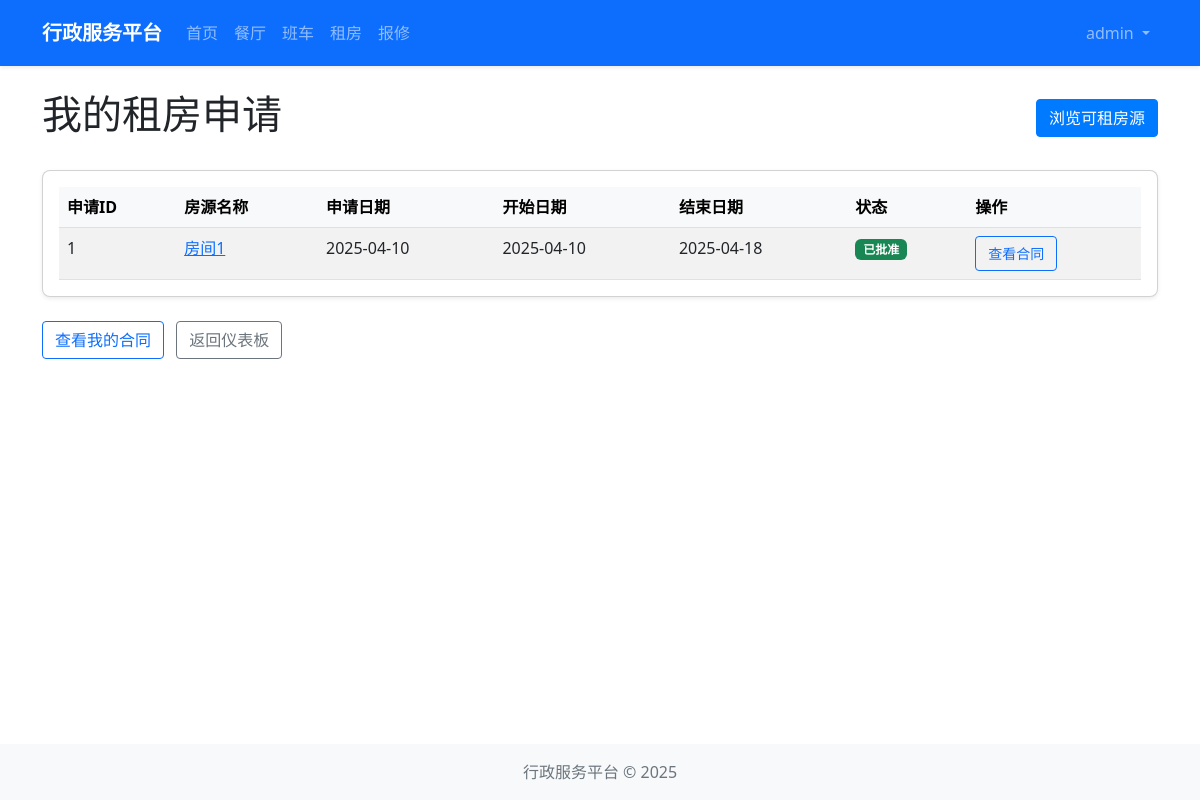
/housing/my-applications (signed in), run on the app's committed database.
### models/user.py (models this page shows, shortened)
class User(UserMixin, db.Model):
    __tablename__ = 'users'
    id = db.Column(db.Integer, primary_key=True)
    username = db.Column(db.String(64), unique=True, nullable=False)
    email = db.Column(db.String(120), unique=True, nullable=False)
    password_hash = db.Column(db.String(128))
    role = db.Column(db.String(20), default='user')  # 'admin' or 'user'
    created_at = db.Column(db.DateTime, default=datetime.utcnow)
    def is_admin(self):
        return self.role == 'admin'

### models/housing.py (models this page shows, shortened)
class HousingApplication(db.Model):
    __tablename__ = 'housing_applications'
    id = db.Column(db.Integer, primary_key=True)
    user_id = db.Column(db.Integer, db.ForeignKey('users.id'), nullable=False)
    housing_id = db.Column(db.Integer, db.ForeignKey('housing.id'), nullable=False)
    start_date = db.Column(db.Date, nullable=False)
    end_date = db.Column(db.Date)
    occupants = db.Column(db.Integer, default=1)
    purpose = db.Column(db.Text)
    status = db.Column(db.String(20), default='pending')  # pending, approved, rejected, canceled
    notes = db.Column(db.Text)
    created_at = db.Column(db.DateTime, default=datetime.utcnow)
    housing = db.relationship('Housing', backref=db.backref('applications', lazy=True))
    user = db.relationship('User', backref=db.backref('housing_applications', lazy=True))

class Housing(db.Model):
    __tablename__ = 'housing'
    id = db.Column(db.Integer, primary_key=True)
    name = db.Column(db.String(100), nullable=False)
    address = db.Column(db.String(200), nullable=False)
    type = db.Column(db.String(50))  # apartment, dormitory, house, etc.
    area = db.Column(db.Float)  # 面积，单位平方米
    floor = db.Column(db.Integer)
    rooms = db.Column(db.Integer)  # 房间数
    price = db.Column(db.Float, nullable=False)
    deposit = db.Column(db.Float)
    is_furnished = db.Column(db.Boolean, default=False)
    facilities = db.Column(db.Text)  # 设施，以逗号分隔
    description = db.Column(db.Text)
    status = db.Column(db.String(20), default='available')  # available, occupied, maintenance
    created_at = db.Column(db.DateTime, default=datetime.utcnow)
    photos = db.relationship('HousingPhoto', backref='housing', lazy=True, cascade='all, delete-orphan')

### routes/housing.py (the view)
@housing_bp.route('/my-applications')
@login_required
def my_applications():
    applications = HousingApplication.query.filter_by(user_id=current_user.id).order_by(HousingApplication.created_at.desc()).all()
    form = FlaskForm()
    return render_template('housing/my_applications.html', applications=applications, form=form)

### extensions.py (called while the page is built)
def init_extensions(app):
    db.init_app(app)
    login_manager.init_app(app)
    csrf.init_app(app)
    login_manager.login_view = 'auth.login'
    from models.user import User
    @login_manager.user_loader
    def load_user(user_id):
        return User.query.get(int(user_id))

### templates/housing/my_applications.html (shortened to what this page needs)
{% extends "layout.html" %}
{% block content %}
<div class="row">
    <div class="col-12">
        <div class="d-flex justify-content-between align-items-center mb-4">
            <h1>我的租房申请</h1>
            <a href="{{ url_for('housing.index') }}" class="btn btn-primary">浏览可租房源</a>
        </div>
        {% if applications %}
            <div class="card">
                <div class="card-body">
                    <div class="table-responsive">
                        <table class="table table-striped table-hover">
                            <thead class="table-light">
                                <tr>
                                    <th>申请ID</th>
                                    <th>房源名称</th>
                                    <th>申请日期</th>
                                    <th>开始日期</th>
                                    <th>结束日期</th>
                                    <th>状态</th>
                                    <th>操作</th>
                                </tr>
                            </thead>
                            <tbody>
                                {% for application in applications %}
                                    <tr>
                                        <td>{{ application.id }}</td>
                                        <td>
                                            <a href="{{ url_for('housing.detail', id=application.housing.id) }}">{{ application.housing.name }}</a>
                                        </td>
                                        <td>{{ application.created_at.strftime('%Y-%m-%d') }}</td>
                                        <td>{{ application.start_date.strftime('%Y-%m-%d') }}</td>
                                        <td>{{ application.end_date.strftime('%Y-%m-%d') if application.end_date else '无限期' }}</td>
                                        <td>
                                            {% if application.status == 'pending' %}
                                                <span class="badge bg-warning">待处理</span>
                                            {% elif application.status == 'approved' %}
                                                <span class="badge bg-success">已批准</span>
                                            {% elif application.status == 'rejected' %}
                                                <span class="badge bg-danger">已拒绝</span>
                                            {% elif application.status == 'canceled' %}
                                                <span class="badge bg-secondary">已取消</span>
                                            {% endif %}
                                        </td>
                                        <td>
                                            {% if application.status == 'pending' %}
                                                <form method="post" action="{{ url_for('housing.cancel_application', id=application.id) }}" class="d-inline" onsubmit="return confirm('确定要取消申请吗？');">
                                                    {{ form.csrf_token }}
                                                    <button type="submit" class="btn btn-sm btn-outline-danger">取消申请</button>
                                                </form>
                                            {% elif application.status == 'approved' %}
                                                <a href="{{ url_for('housing.my_contracts') }}" class="btn btn-sm btn-outline-primary">查看合同</a>
                                            {% endif %}
                                        </td>
                                    </tr>
                                {% endfor %}
                            </tbody>
                        </table>
                    </div>
                </div>
            </div>
        {% else %}
            <div class="alert alert-info">
                <p class="mb-0">您还没有提交过租房申请。</p>
                <p class="mb-0">请浏览可租房源并提交申请。</p>
            </div>
        {% endif %}
        <div class="mt-4">
            <a href="{{ url_for('housing.my_contracts') }}" class="btn btn-outline-primary">查看我的合同</a>
            <a href="{{ url_for('main.dashboard') }}" class="btn btn-outline-secondary ms-2">返回仪表板</a>
        </div>
    </div>
</div>
{% endblock %}

### templates/layout.html (shortened to what this page needs)
<!DOCTYPE html>
<html lang="zh-CN">
<head>
    <link href="https://cdn.jsdelivr.net/npm/bootstrap@5.2.3/dist/css/bootstrap.min.css" rel="stylesheet">
    <link rel="stylesheet" href="{{ url_for('static', filename='css/style.css') }}">
</head>
<body>
    <nav class="navbar navbar-expand-lg navbar-dark bg-primary">
        <div class="container">
            <a class="navbar-brand" href="{{ url_for('main.index') }}">行政服务平台</a>
            <div class="collapse navbar-collapse" id="navbarSupportedContent">
                <ul class="navbar-nav me-auto mb-2 mb-lg-0">
                    <li class="nav-item">
                        <a class="nav-link" href="{{ url_for('main.index') }}">首页</a>
                    </li>
                    <li class="nav-item">
                        <a class="nav-link" href="{{ url_for('restaurant.index') }}">餐厅</a>
                    </li>
                    <li class="nav-item">
                        <a class="nav-link" href="{{ url_for('shuttle.index') }}">班车</a>
                    </li>
                    <li class="nav-item">
                        <a class="nav-link" href="{{ url_for('housing.index') }}">租房</a>
                    </li>
                    <li class="nav-item">
                        <a class="nav-link" href="{{ url_for('repair.index') }}">报修</a>
                    </li>
                </ul>
                <ul class="navbar-nav ms-auto">
                    {% if current_user.is_authenticated %}
                        <li class="nav-item dropdown">
                            <a class="nav-link dropdown-toggle" href="#" id="navbarDropdown" role="button" data-bs-toggle="dropdown" aria-expanded="false">
                                {{ current_user.username }}
                            </a>
                        </li>
                    {% endif %}
                </ul>
            </div>
        </div>
    </nav>
    <main class="container mt-4 mb-4">
        {% block content %}{% endblock %}
    </main>
    <footer class="footer bg-light py-3 mt-auto">
        <div class="container text-center">
            <span class="text-muted">行政服务平台 &copy; {{ now.year }}</span>
        </div>
    </footer>
</body>
</html>

### static/css/style.css (style rules this page uses)
body { display: flex; flex-direction: column; min-height: 100vh; }
main { flex: 1; }
.footer { margin-top: auto; }
.card { border-radius: 0.5rem; box-shadow: 0 0.125rem 0.25rem rgba(0, 0, 0, 0.075); transition: all 0.3s ease; }
.btn { border-radius: 0.25rem; padding: 0.375rem 0.75rem; font-weight: 500; }
.btn-primary { background-color: #007bff; border-color: #007bff; }
.navbar { padding: 0.8rem 1rem; box-shadow: 0 0.125rem 0.25rem rgba(0, 0, 0, 0.075); }
.navbar-brand { font-weight: 600; font-size: 1.25rem; }
.table { margin-bottom: 0; }
.table th { font-weight: 600; background-color: #f8f9fa; }

### data on the page
User: username "admin"
HousingApplication: id "1", housing.name "房间1", created_at "2025-04-10", start_date "2025-04-10", end_date "2025-04-18", status "已批准"
